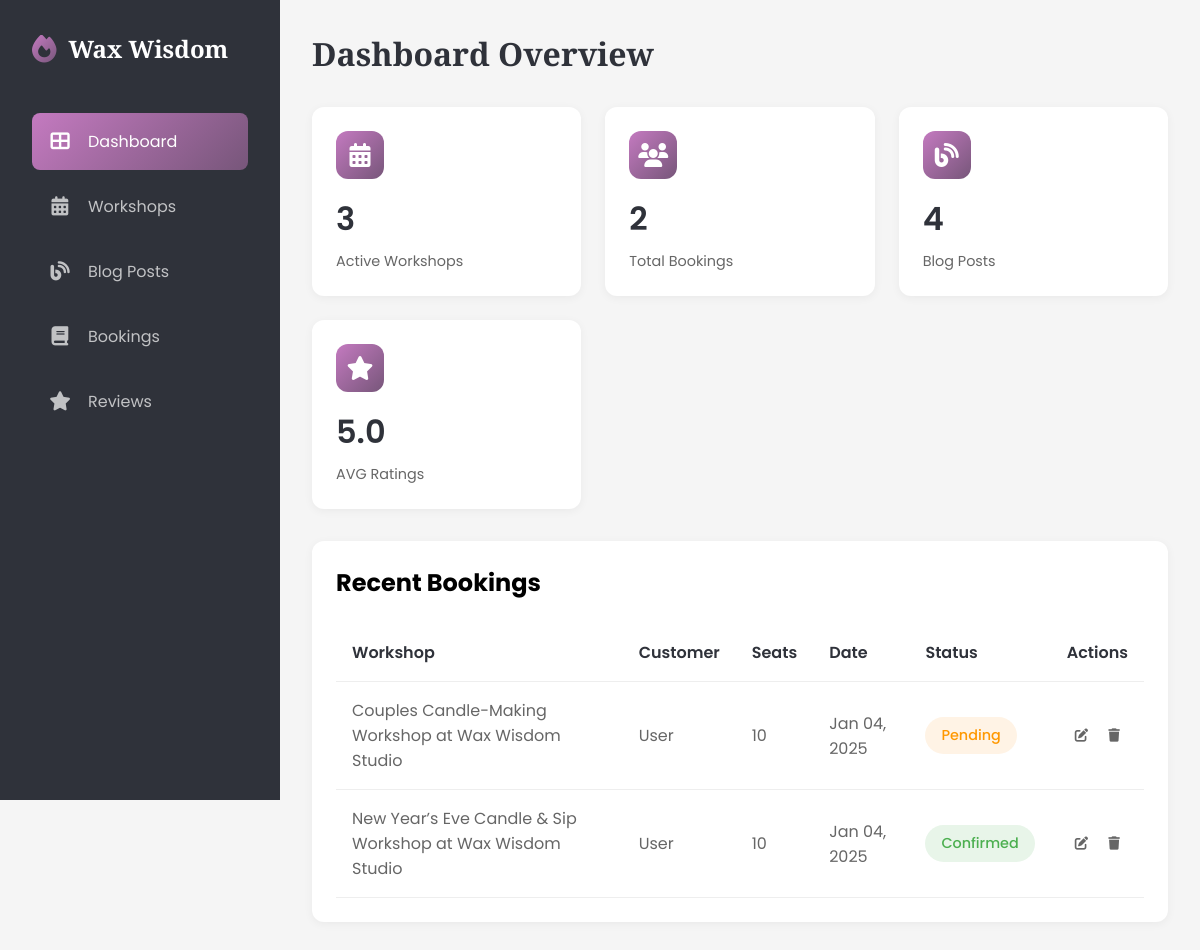
Before: /dashboard/ (signed in) with the older database file.
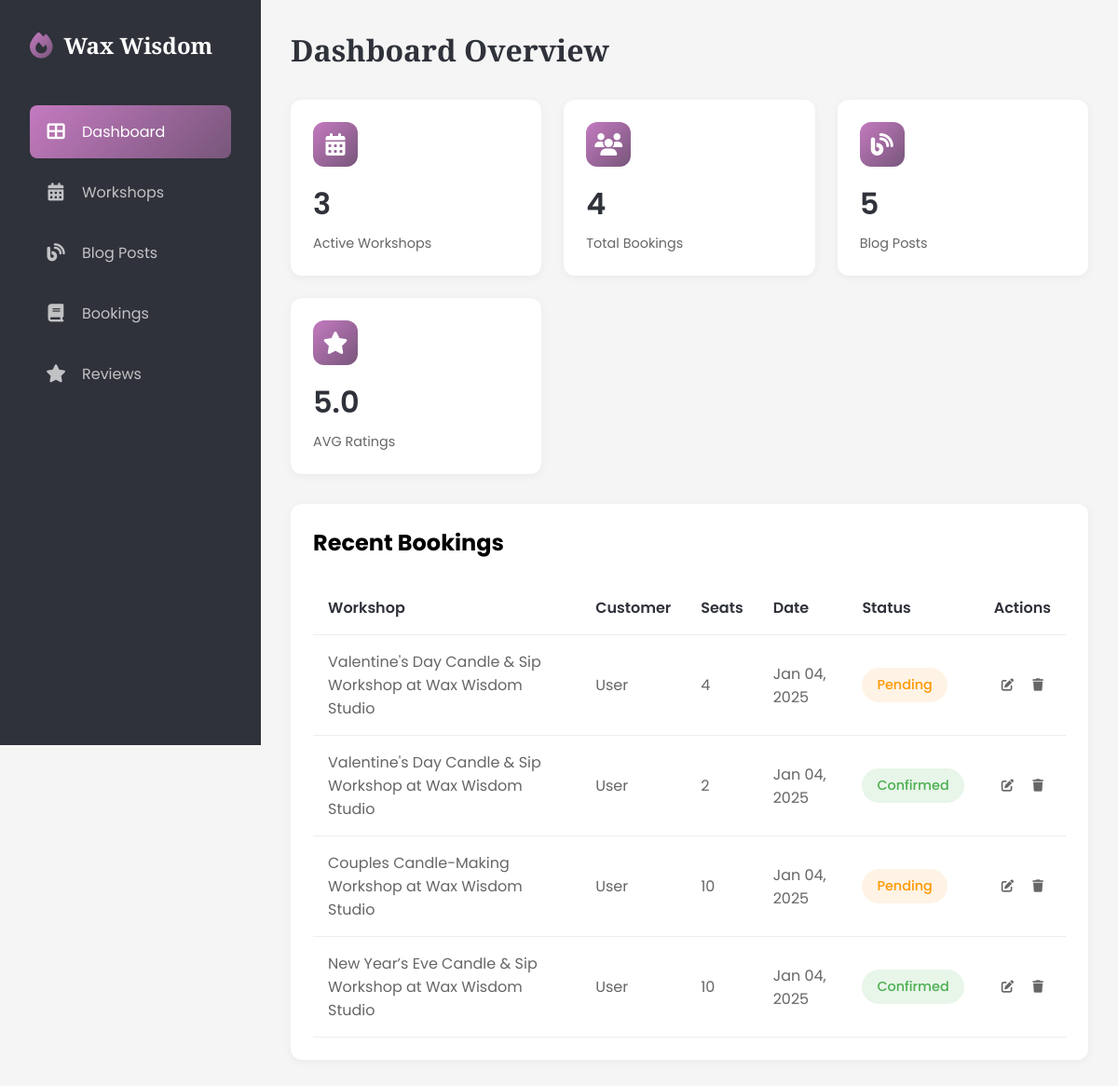
After: the same page with the newer database file.
### candle/models.py (models this page shows, shortened)
class Booking(models.Model):
    STATUS_CHOICES = [
        ('confirmed', 'Confirmed'),
        ('pending', 'Pending'),
        ('cancelled', 'Cancelled'),
    ]
    user = models.ForeignKey(User, on_delete=models.CASCADE, related_name='bookings', related_query_name='booking')
    workshop = models.ForeignKey(CandleWorkshop, on_delete=models.CASCADE, related_name='bookings', related_query_name='booking')
    booking_date = models.DateTimeField(auto_now_add=True)
    number_of_seats = models.IntegerField()
    status = models.CharField(
        max_length=10,
        choices=STATUS_CHOICES,
        default='pending'
    )
    class Meta:
        ordering = ['-booking_date']

class CandleWorkshop(models.Model):
    title = models.CharField(max_length=255)
    description = models.TextField()
    duration = models.FloatField(
        help_text='Duration of the workshop in hours (e.g., 1.5 for 1.5 hours)'
    )
    thumbnail = models.ImageField(
        upload_to='workshop_thumbnails/',
        null=True,
        blank=True,
        help_text='Featured image for the workshop',
        storage=RawMediaCloudinaryStorage()
    )
    date = models.DateField()
    time = models.TimeField()
    price = models.DecimalField(max_digits=10, decimal_places=2)
    capacity = models.IntegerField()
    class Meta:
        ordering = ("-date",)

### candle/views.py (the view)
# urls.py: path("",DashboardView.as_view(),name="dashboard")
class DashboardView(LoginRequiredMixin,TemplateView):
    template_name = "candle/dashboard/home.html"
    def get_context_data(self, **kwargs):
        context = super().get_context_data(**kwargs)
        user = self.request.user
        context["active_menu"] = "dashboard"
        if user.is_superuser:
            context['recent_bookings'] = Booking.objects.all()[:6]
            context['active_workshops'] = CandleWorkshop.objects.count()
            context['total_bookings'] = Booking.objects.count()
            context['total_blog_posts'] = Blogpost.objects.count()
            context['average_rating'] = Review.get_average_rating()
        else:
            context['recent_bookings'] = Booking.objects.filter(user=user)[:6]
            context['total_bookings'] = Booking.objects.filter(user=user).count()
            context['total_blog_posts'] = Blogpost.objects.filter(author=user).count()
            context['average_rating'] = Review.get_average_rating(user=user)
        return context

### candle/context_processors.py (called while the page is built)
def company_info(request):
    config = {
        "latest_blogs":Blogpost.objects.all()[:6],
        "latest_workshops":CandleWorkshop.objects.all()[:6]
    }
    try:
        config.update(Config.objects.first().as_dict())
    except Exception as e:
        pass
    return config

### candle/models.py (called while the page is built)
    def as_dict(self):
        return {
            'site_name': self.site_name or '',
            'site_title': self.site_title or '',
            "about_us": self.about_us or '',
            'site_description': self.site_description or '',
            'facebook_url': self.facebook_url or '',
            'instagram_url': self.instagram_url or '',
            "pinterest_url": self.pinterest_url or ""
        }

    @classmethod
    def get_average_rating(cls, user=None):
        reviews = cls.objects.all()
        if user:
            reviews = reviews.filter(user=user)
        avg_rating = reviews.aggregate(models.Avg('rating'))['rating__avg']
        return round(avg_rating, 1) if avg_rating else 0

### candle/templates/candle/dashboard/home.html (shortened to what this page needs)
{% extends 'candle/dashboard/base.html' %}
{% block content %}
<main class="main-content">
    <div class="page-header">
        <h1 class="page-title">Dashboard Overview</h1>
    </div>
    <div class="dashboard-grid">
        {% if user.is_superuser %}
        <div class="stat-card">
            <div class="stat-header">
                <div class="stat-icon">
                    <i class="fas fa-calendar-alt"></i>
                </div>
            </div>
            <div class="stat-value">{{active_workshops}}</div>
            <div class="stat-label">Active Workshops</div>
        </div>
        {% endif %}
        <div class="stat-card">
            <div class="stat-header">
                <div class="stat-icon">
                    <i class="fas fa-users"></i>
                </div>
            </div>
            <div class="stat-value">{{total_bookings}}</div>
            <div class="stat-label">{% if not user.is_superuser %}My {% endif %}Total Bookings</div>
        </div>
        <div class="stat-card">
            <div class="stat-header">
                <div class="stat-icon">
                    <i class="fas fa-blog"></i>
                </div>
            </div>
            <div class="stat-value">{{total_blog_posts}}</div>
            <div class="stat-label">{% if not user.is_superuser %}My {% endif %} Blog Posts</div>
        </div>
        <div class="stat-card">
            <div class="stat-header">
                <div class="stat-icon">
                    <i class="fas fa-star"></i>
                </div>
            </div>
            <div class="stat-value">{{average_rating}}</div>
            <div class="stat-label">AVG Ratings{% if not user.is_superuser %} I’ve Given{% endif %}</div>
        </div>
    </div>
    <div class="table-container">
        <div class="table-header">
            <h2>Recent Bookings</h2>
        </div>
        {% if not recent_bookings %}
        <div class="empty-state">
            <i class="fas fa-calendar-xmark"></i>
            <p>No Recent Bookings</p>
            <span>New bookings will appear here</span>
        </div>
        {% else %}
        <table>
            <thead>
                <tr>
                    <th>Workshop</th>
                    {% if user.is_superuser %}
                    <th>Customer</th>
                    {% endif %}
                    <th>Seats</th>
                    <th>Date</th>
                    <th>Status</th>
                    <th>Actions</th>
                </tr>
            </thead>
            <tbody>
                {% for booking in recent_bookings %}
                    <tr>
                        <td>{{booking.workshop.title}}</td>
                        {% if user.is_superuser %}
                        <td>{{booking.user.get_full_name|default:"User"}}</td>
                        {% endif %}
                        <td>{{booking.number_of_seats}}</td>
                        <td>{{booking.booking_date|date:"M d, Y"}}</td>
                        <td><span class="status status-{{booking.status}}">{{booking.get_status_display}}</span></td>
                        <td>
                            <button class="action-btn" onclick="openBookingModal({{booking.id}})"><i class="fas fa-edit"></i></button>
                            <form method="post" action="{% url 'candle:delete_bookings' booking.id %}" class="delete-form">
                                <button type="submit" class="action-btn">
                                    <i class="fas fa-trash"></i>
                                </button>
                            </form>
                        </td>
                    </tr>
                {% endfor %}
            </tbody>
        </table>
        {% endif %}
    </div>
</main>
{% endblock content %}

Changed rows visible on the page:
added Booking: workshop "Valentine's Day Candle & Sip Workshop at Wax Wisdom Studio", user.get_full_name "User", number_of_seats "4", booking_date "Jan 04, 2025", status "Pending"
added Booking: workshop "Valentine's Day Candle & Sip Workshop at Wax Wisdom Studio", user.get_full_name "User", number_of_seats "2", booking_date "Jan 04, 2025", status "Confirmed"
Other visible differences:
{{ total_bookings }}: "2" → "4"
{{ total_blog_posts }}: "4" → "5"
